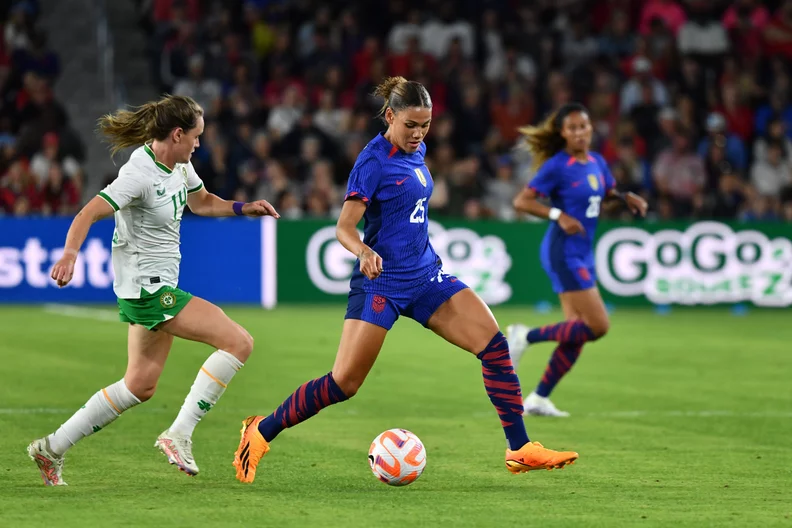
#> input picture pic3.webp, 792 x 528 px
$ python -i line_detect_connected.py   (imports and definitions only)
#> lines starting #> are read from the running program, lines starting #| are printed output that depends on the picture; after the words box and inside, x2 and y2 are one past the last pixel; in counts of white or black regions, pixels touching at a corner belong together
### Line Detection Integration/image_processing.py
import cv2
import numpy as np
from scipy import stats

def process_image(path):
    # Load the image
    if(isinstance(path,str)):
        image = cv2.imread(path)
    else:
        image= path

    # Convert the image to grayscale
    gray_image = cv2.cvtColor(image, cv2.COLOR_BGR2GRAY)
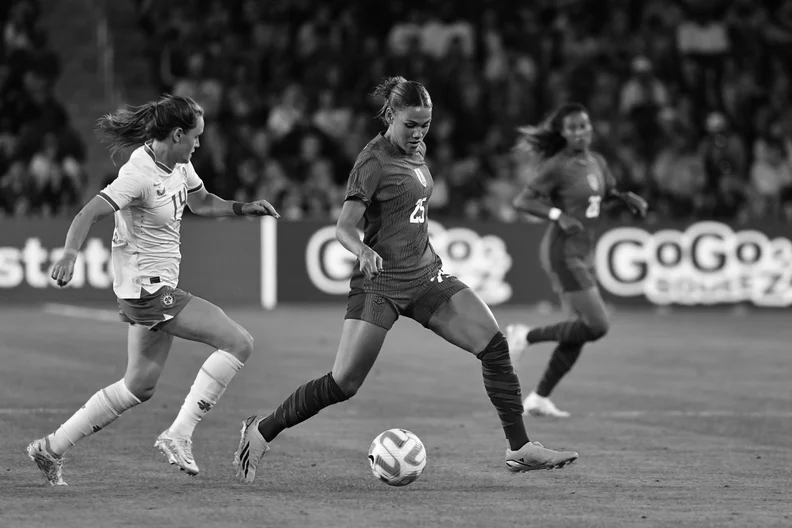
#> gray_image: shape (528, 792); min 0, max 255, mean 92.7

    # [6 lines of commented-out code are left out]
    lower_brightness = 100
    upper_brightness = 255

    # Create a binary mask for pixels within the brightness range
    binary_mask = cv2.inRange(gray_image, lower_brightness, upper_brightness)
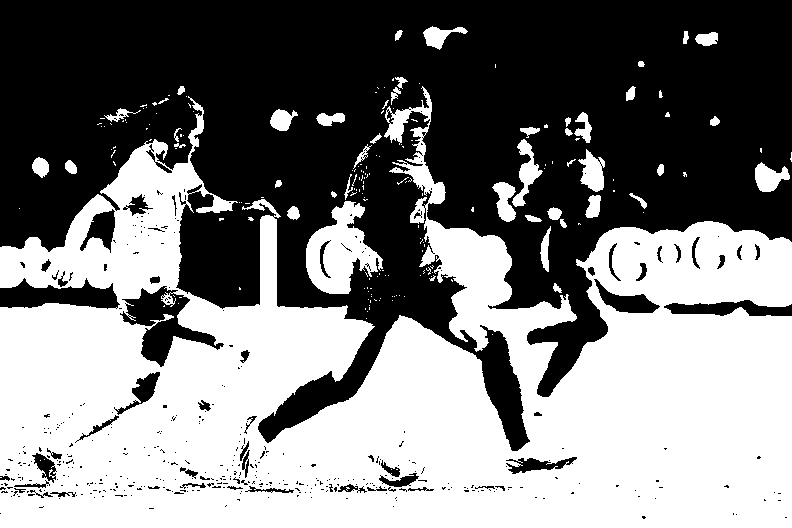
#> binary_mask: shape (528, 792); 49.2% white; 189 white regions (145 under 20 px), largest, box (x1, y1, x2, y2) and area: (0, 86, 792, 528) 194358, (306, 201, 383, 294) 3902, (512, 139, 543, 207) 754

    # Create a black image
    result_image = np.zeros_like(image)

    # Set white color to the white areas in the result image
    result_image[binary_mask == 255] = [255, 255, 255]  # White color in RGB format

    # Save the result
    cv2.imwrite('black_white.jpg', result_image)
    return result_image

    #print(result_image)
    #print(np.size(image))
    #print(np.shape(image))

### Line Detection Integration/line_detect_connected.py
import cv2
import numpy as np
from skimage import io, color, measure
from image_processing import process_image

    #---------------
def remove_outliers(image):
    '''
    if(isinstance(image,str)):
        image = io.imread(image)
    '''

    processed_image = process_image(image)

    if len(processed_image.shape) ==3:
        gray_image = color.rgb2gray(processed_image)
    else:
        gray_image = image
    image_mask = gray_image > .5
#> image_mask: shape (528, 792) bool; 49.2% white; 189 white regions (145 under 20 px)
    labeled_image = measure.label(image_mask,connectivity=2)
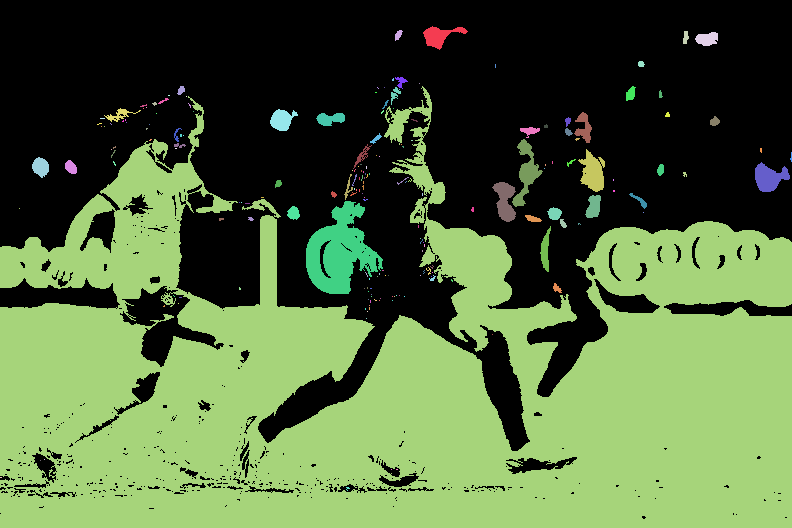
#> labeled_image: shape (528, 792) int32; 190 distinct labels, from 0 to 189; one colour per label, 0 black

    # Find and display connected components

    lines = []
    regions = measure.regionprops(labeled_image)
#> regions = 189 regions; largest, box (x1, y1, x2, y2) and area: (0, 86, 792, 528) 194358, (306, 201, 383, 294) 3902, (512, 139, 543, 207) 754, (578, 149, 605, 192) 693, (755, 162, 790, 192) 637
    for region in regions:
        val = labeled_image[region.coords[0,0],region.coords[0,1]]

        bbox_ratio_comp = 1-region.area_filled/region.area_bbox #Take the compliment of the ratio of pixel_area/bbox_area

        if( bbox_ratio_comp >= .80): # High bbox_ratio_comp suggests a lot of empty space, meaning only thin lines should appear here.
            lines.append(val)
        else:
            filtered_mask= np.where(labeled_image == val)
            labeled_image[filtered_mask[0],filtered_mask[1]] = 0 #set those outliers as background
            gray_image[filtered_mask[0],filtered_mask[1]] *= 0
#> this loop made 189 passes
#> (bbox_ratio_comp, filtered_mask) on passes 1 to 11: (0.565, 470 positions, rows 26 to 49, columns 423 to 467), (0.398, 53 positions, rows 30 to 40, columns 395 to 402), (0.269, 57 positions, rows 31 to 43, columns 683 to 688), (0.252, 241 positions, rows 32 to 45, columns 695 to 717), (0.19, 34 positions, rows 61 to 66, columns 638 to 644), (0, ([64, 65, 66, 67], [495, 495, 495, 495])), (0.564, 68 positions, rows 77 to 88, columns 395 to 407), (0.167, ([78, 79, 79, 80, 80], [393, 392, 393, 392, 393])), (0, ([83], [419])), (0.333, 48 positions, rows 86 to 94, columns 177 to 184), (0.415, 194358 positions, rows 86 to 527, columns 0 to 791)
#> bbox_ratio_comp on passes 23, 30, 54, 76, 95, 98: 0.6, 0.5, 0, 0.533, 0.5, 0.833
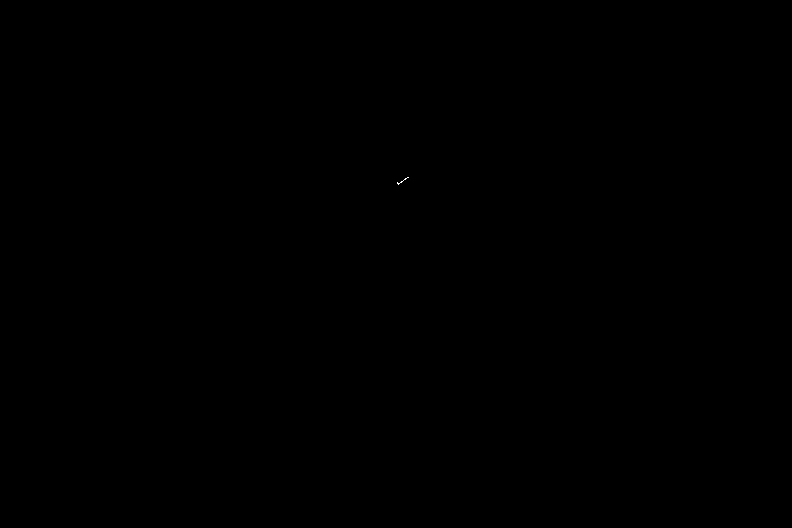
#> gray_image: shape (528, 792) float64; values 0 (black) and 1 (white), 0% white in thin lines or dots, all inside (x1, y1, x2, y2) = (397, 177, 409, 185)
#> after the loop, lines = [98]

        #io.imshow(gray_image)
        #io.imshow(labeled_image, cmap='nipy_spectral', alpha=1)  # Adjust cmap as needed
        #io.show()

    gray_image = (gray_image * 255).astype(np.uint8)
    filtered_mask= np.where(gray_image < 200 )
#> filtered_mask = 418160 positions, rows 0 to 527, columns 0 to 791
    gray_image[filtered_mask[0],filtered_mask[1]] =0
    return gray_image


'''
dst_path = 'black_white.jpg' # frame of the video

labeled_image= remove_outliers(dst_path)
#print(lines)
io.imshow(io.imread(dst_path))
io.imshow(labeled_image, cmap='nipy_spectral', alpha=1)
# Adjust cmap as needed
io.show()
'''

>>> import cv2
>>> picture = cv2.cvtColor(cv2.imread('../pic3.webp'), cv2.COLOR_BGR2RGB)
>>> result = remove_outliers(picture)

$ run again, on pic4.jpeg
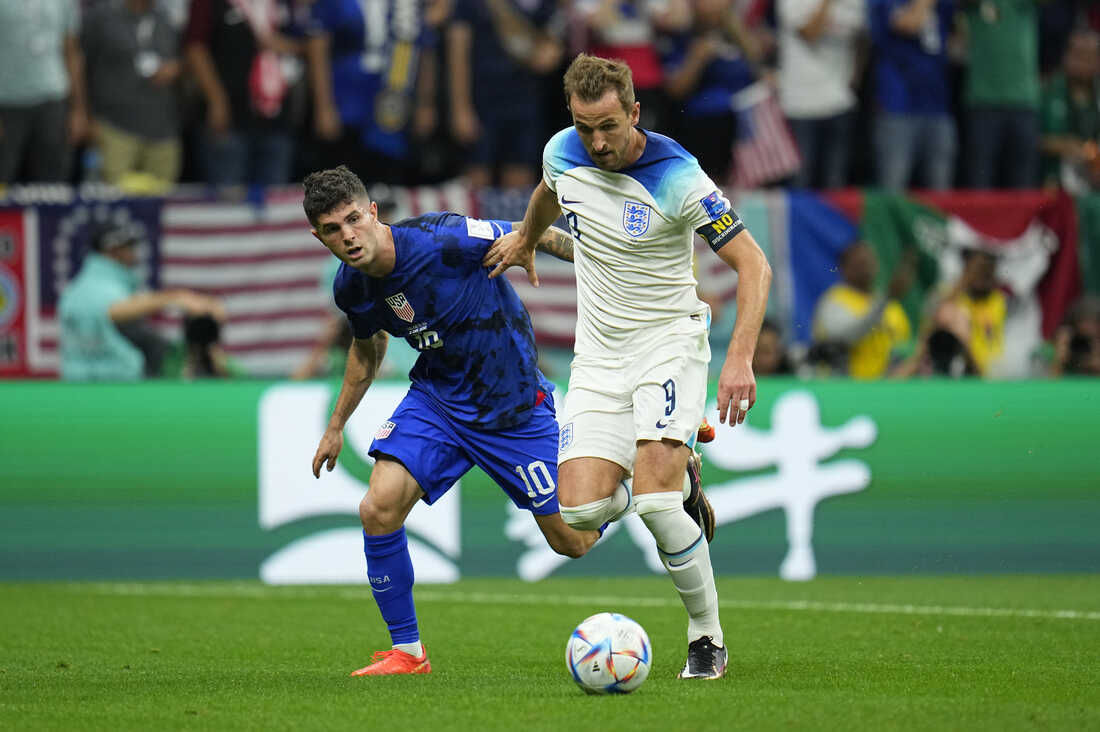
#> input picture pic4.jpeg, 1100 x 732 px
#> in process_image, `binary_mask = cv2.inRange(gray_image, lower_brightness, upper_brightne..`:
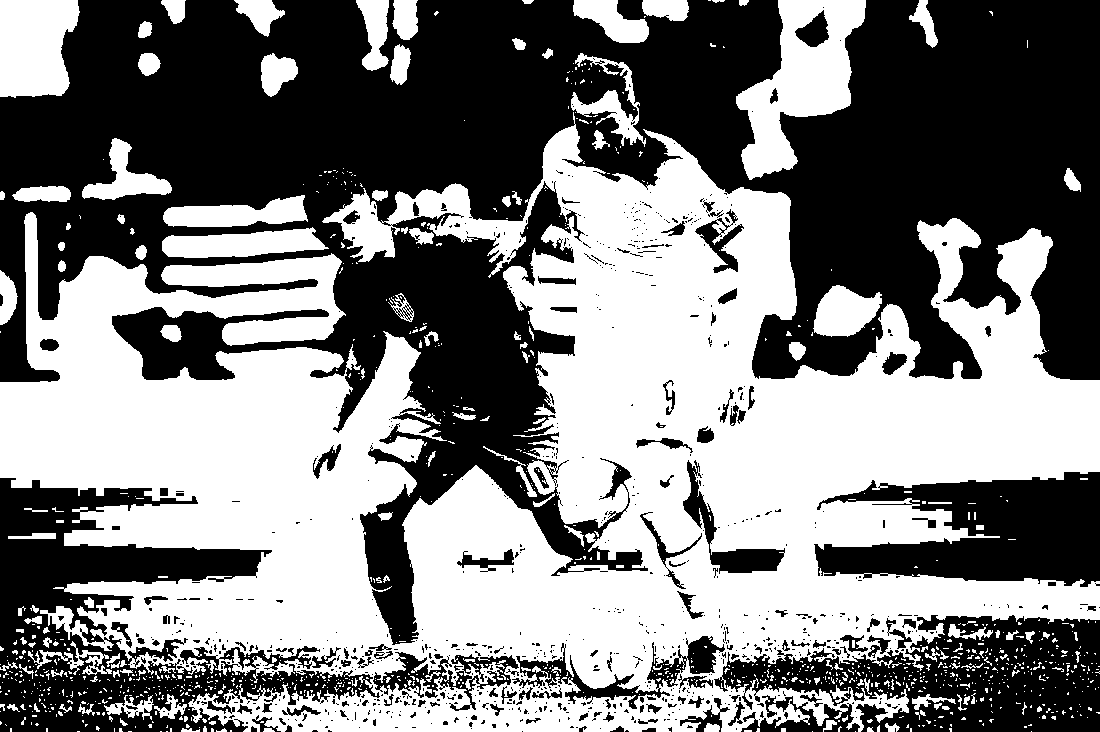
#> binary_mask: shape (732, 1100); 49.6% white; 1092 white regions (934 under 20 px), largest, box (x1, y1, x2, y2) and area: (0, 112, 1100, 732) 344660, (736, 0, 866, 180) 11173, (0, 0, 80, 98) 6633
#> image_mask: shape (732, 1100) bool; 49.6% white; 1092 white regions (934 under 20 px)
#> in remove_outliers, `labeled_image = measure.label(image_mask,connectivity=2)`:
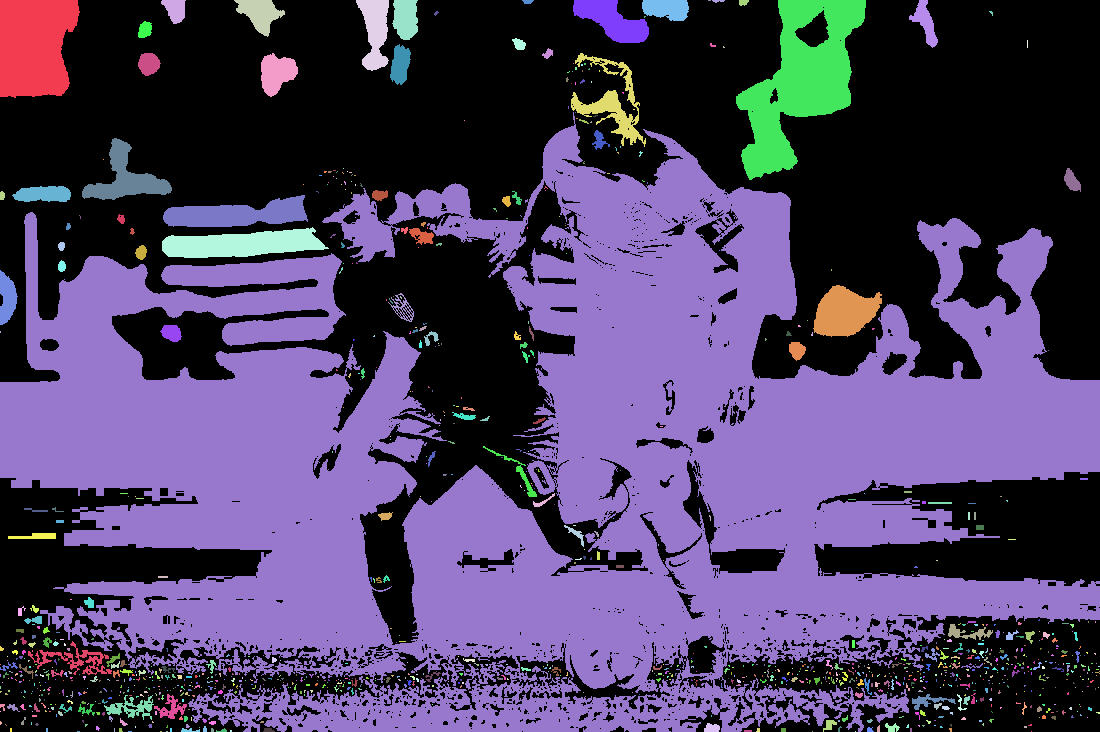
#> labeled_image: shape (732, 1100) int32; 1093 distinct labels, from 0 to 1092; one colour per label, 0 black
#> regions = 1092 regions; largest, box (x1, y1, x2, y2) and area: (0, 112, 1100, 732) 344660, (736, 0, 866, 180) 11173, (0, 0, 80, 98) 6633, (162, 227, 329, 258) 3438, (163, 195, 308, 227) 2903
#> the loop in remove_outliers, `for region in regions:` made 1092 passes
#> (bbox_ratio_comp, filtered_mask) on passes 1 to 7: (0.154, 6633 positions, rows 0 to 97, columns 0 to 79), (0.318, 409 positions, rows 0 to 23, columns 161 to 185), (0.48, 981 positions, rows 0 to 36, columns 234 to 284), (0.374, 1466 positions, rows 0 to 70, columns 356 to 388), (0.182, 851 positions, rows 0 to 39, columns 392 to 417), (0.229, 37 positions, rows 0 to 3, columns 522 to 533), (0.437, 1840 positions, rows 0 to 42, columns 573 to 648)
#> after the loop in remove_outliers, `for region in regions:`: lines = [191]
#> in remove_outliers, `filtered_mask= np.where(gray_image < 200 )`: filtered_mask = 804926 positions, rows 0 to 731, columns 0 to 1099
